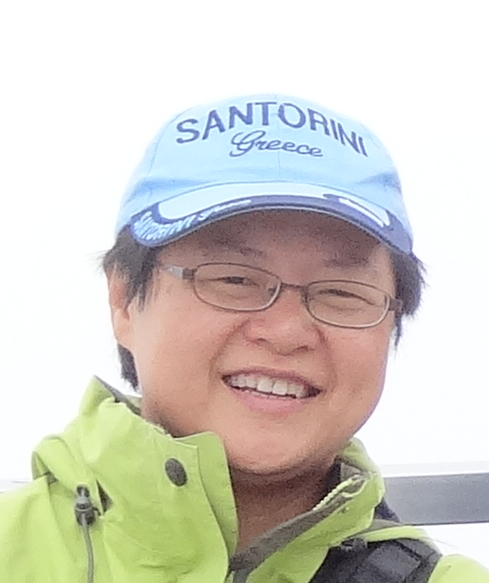
#> input picture 賴詩萍2.png, 489 x 583 px, found by its file name
$ jupyter execute --allow-errors Untitled8.ipynb
#> lines starting #> are read from the running program, lines starting #| are printed output that depends on the picture; after the words box and inside, x2 and y2 are one past the last pixel; in counts of white or black regions, pixels touching at a corner belong together
[cell 1]
from skimage import data, exposure, img_as_float
import matplotlib.pyplot as plt
import matplotlib.image as mpimg
import numpy as np

image = mpimg.imread('賴詩萍2.png')
#> image is the input picture: shape (583, 489, 4) float32; mean R, G, B, A 0.821, 0.81, 0.773, 1
gam1= exposure.adjust_gamma(image, 2)   #调暗
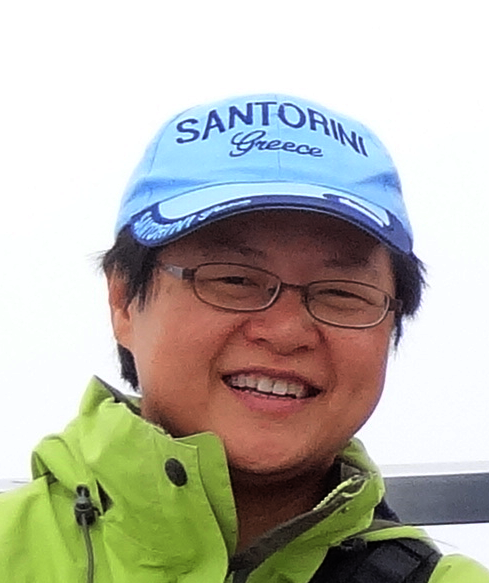
#> gam1: shape (583, 489, 4) float32; mean R, G, B, A 0.716, 0.709, 0.665, 1
gam2= exposure.adjust_gamma(image, 0.05)  #调亮
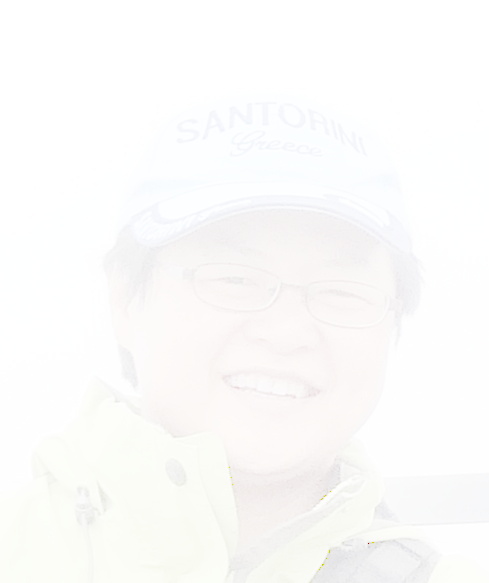
#> gam2: shape (583, 489, 4) float32; mean R, G, B, A 0.989, 0.987, 0.984, 1
plt.figure('adjust_gamma',figsize=(18,18))

plt.subplot(131)
plt.title('origin image')
plt.imshow(image,plt.cm.gray)
plt.axis('off')

plt.subplot(132)
plt.title('gamma=2')
plt.imshow(gam1,plt.cm.gray)
plt.axis('off')

plt.subplot(133)
plt.title('gamma=0.5')
plt.imshow(gam2,plt.cm.gray)
plt.axis('off')

plt.show()
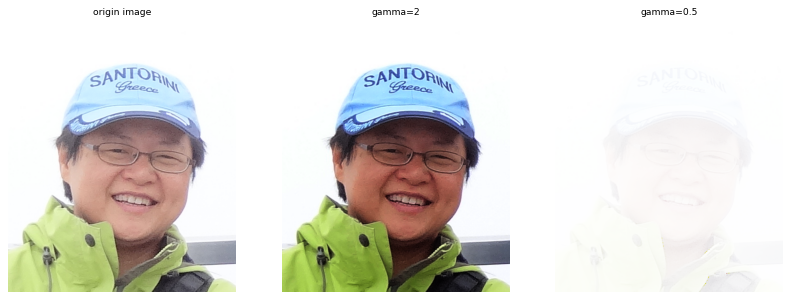
#> figure drawn by matplotlib, 3 panels


# [29 lines left out: function augment_image, not called in this run]

[cell 2]
import cv2
import numpy as np


# [37 lines left out: functions show_image_and_wait, add_gaussian_noise, convert_to_uint8, not called in this run]

def main():
    girl_face_filename = "girl_face_closeup.jpg"
    print('opening image: ', girl_face_filename)

    # cv2.IMREAD_COLOR - read in color images (BGR)
    # cv2.IMREAD_GRAYSCALE - convert image to grayscale
    girl_face_image = cv2.imread(girl_face_filename, cv2.IMREAD_UNCHANGED)
    girl_face_grayscale_image = cv2.cvtColor(girl_face_image, cv2.COLOR_BGR2GRAY)

    """
    Gaussian is a nice noise function.  Gaussian noise are values generated from the
    random normal distribution.  The mean of the distribution is 0 and the standard
    deviation is 1.  The standard deviation is a measure of how spread out the values
    are from the mean or 0.  randn() generates random numbers from this distribution.
    The Gaussian distribution is symmetric about the mean of the probability.

    Sigma determines the magnitude of the noise function.  For a small sigma, the noise
    function produces values very close to zero or a gray image since we want to map the
    pixel with a value of zero to gray.  The larger sigma spreads out the noise.
    Multiplying an image by a noise image generated from a Gaussian function effectively
    changes the standard deviation of the pixel values.  This is how far apart the pixel
    colors are in value.
    """
    noisy_sigma = 35
    noisy_image = add_gaussian_noise(girl_face_grayscale_image, noisy_sigma)

    print('noisy image shape: {0}, len of shape {1}'.format(\
        girl_face_image.shape, len(noisy_image.shape)))
    print('    WxH: {0}x{1}'.format(noisy_image.shape[1], noisy_image.shape[0]))
    print('    image size: {0} bytes'.format(noisy_image.size))

    show_image_and_wait(girl_face_filename, convert_to_uint8(noisy_image))
    noisy_filename = 'girl_face_noise_' + str(noisy_sigma) + '.jpg'
    cv2.imwrite(noisy_filename, noisy_image)

#> (the rest of this cell did not finish here and is left out)

[cell 3]
from numpy.testing import assert_array_equal, assert_allclose, assert_raises

import numpy as np
from skimage.data import camera
from skimage.util import random_noise, img_as_float

# [12 lines left out: functions test_set_seed, test_salt, not called in this run]

[cell 4]
from numpy import shape
import random
# [11 lines left out: function PepperandSalt, not called in this run]
def GaussianNoise(src,means,sigma,percetage):
#> called with means = 2, sigma = 4, percetage = 0.8
    NoiseImg=src
    NoiseNum=int(percetage*src.shape[0]*src.shape[1])
#> NoiseNum = 228069
    for i in range(NoiseNum):
        randX=random.randint(0,src.shape[0]-1)
        randY=random.randint(0,src.shape[1]-1)
        NoiseImg[randX, randY]=NoiseImg[randX,randY]+random.gauss(means,sigma)
        if  NoiseImg[randX, randY]< 0:
                 NoiseImg[randX, randY]=0
        elif NoiseImg[randX, randY]>255:
                 NoiseImg[randX, randY]=255
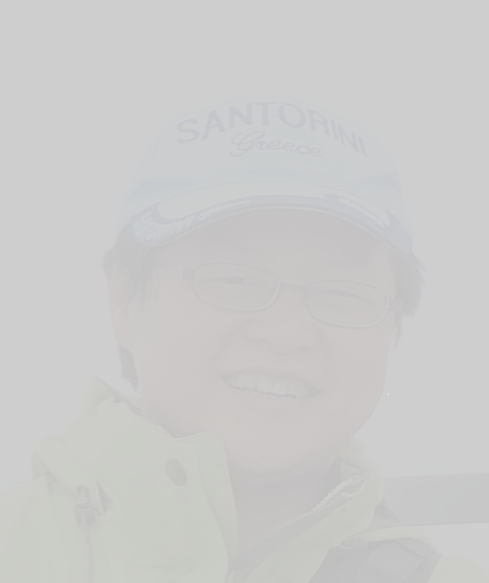
#> NoiseImg: shape (583, 489, 4) float32; under 0.01% of pixels changed, all inside (x1, y1, x2, y2) = (388, 394, 389, 395); transparent parts drawn white
    return NoiseImg
img=mpimg.imread('賴詩萍2.png')
#> (the rest of this cell did not finish here and is left out)

$ run again, with introduction.png copied over 賴詩萍2.png
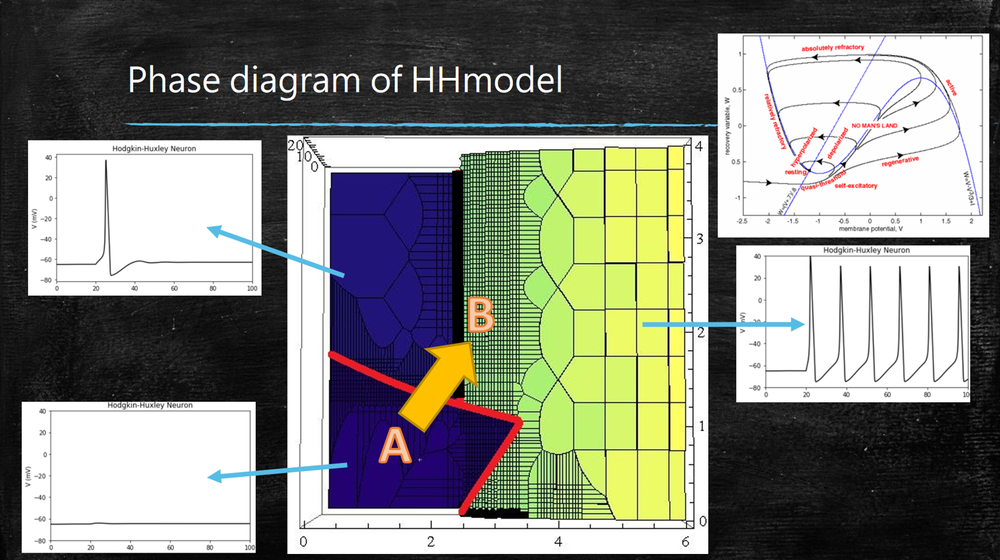
#> input picture introduction.png, 1000 x 560 px, shrunk from 1502 x 841 before the run, found by its file name
#> image is the input picture: shape (560, 1000, 4) float32; mean R, G, B, A 0.523, 0.531, 0.497, 1
#> `gam2= exposure.adjust_gamma(image, 0.05)`:
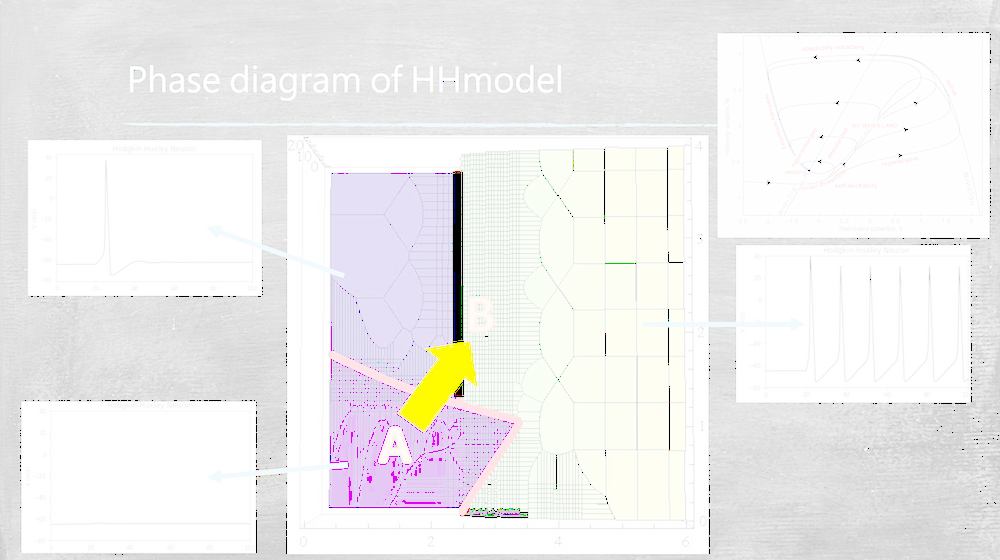
#> gam2: shape (560, 1000, 4) float32; mean R, G, B, A 0.94, 0.936, 0.936, 1
#> `plt.show()`:
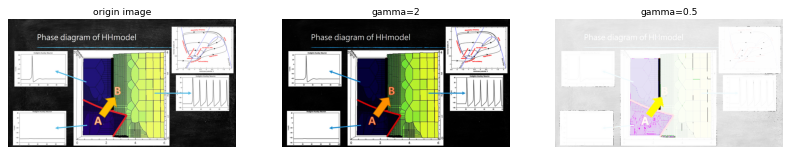
#> figure drawn by matplotlib, 3 panels
